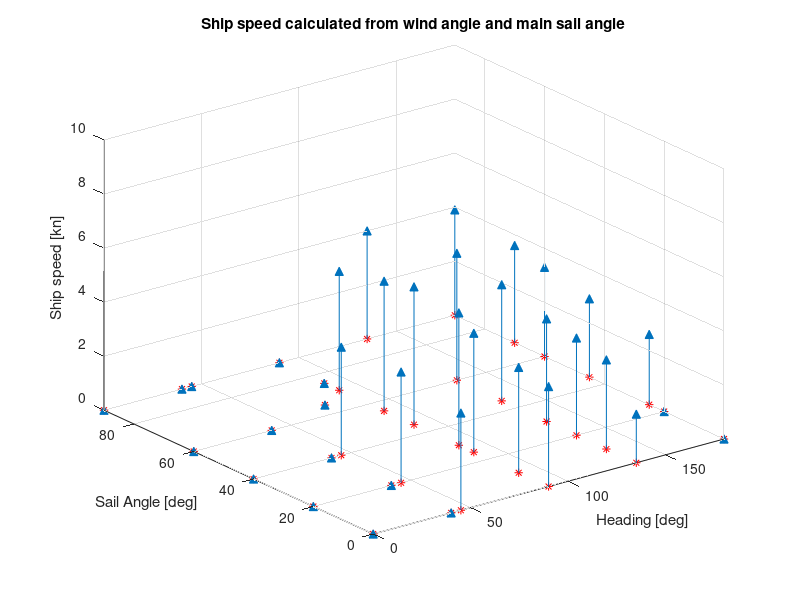
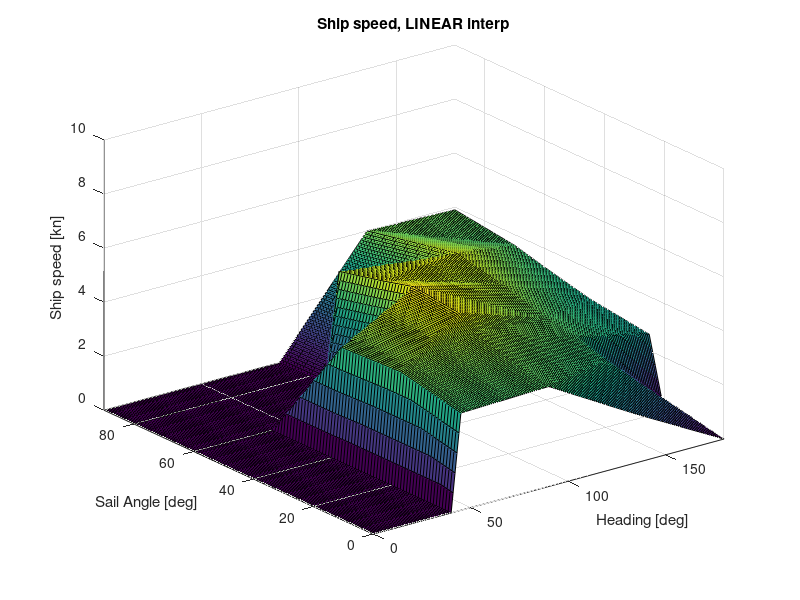

These charts were generated, in order, by the following MATLAB code: (Note: this script raises an error after producing the figures.)
close all
clear
clc

%scattered data interpolation


%heading
X = [
0
0
0
0
0

40
40
40
40
40

45
45
45
45
%45


90
90
90
90
90
90
90
90
90

135
135
135
135
135
135
135

180
180
180
180
180
180
180

75%fabios correction point
]

%segel winkel
Y = [
    0
    20
    40
    60
    90
    
    0
    20
    40
    60
    90


    0
    20
    40
    %45
    90
    
    
    0
    10
    25
    30
    45
    55
    70
    75
    90
    
  0
  10
  20
  30
  45    
  60
  90
  
  0
  20
  25
  45
  60
  70
  90
  
  65%fabios correction point
  ]   

   

%Z are ship speed in knots
Z = [
    0
    0
    0
    0
    0
    
    0
    0
    0
    0
    0

    3.6
    4.1
    4
    %0
    0
    
    3.7
    3.9
    4.4
    4.9
    5.1
    4.8
    4.4
    0
    0
    
    
    1.8
    3.3
    3.6
    3.8
    4.3
    4.7
    4
    
    0    
    0
    2.6
    2.9
    3.3
    3.6
    3.9
    
    0%fabios correction point
    ]
   
figure(1);
hold on
plot3(X, Y, zeros(length(X),1), '*r')
grid
title('Ship speed calculated from wind angle and main sail angle');
xlabel('Heading [deg]'), ylabel('Sail Angle [deg]'), zlabel('Ship speed [kn]')
axis([0, 180, 0, 90, 0, 10]);
stem3(X,Y,Z,'^','fill')
view(322.5, 30);
hold off

% figure(2);
% hold on
% t = delaunay(X,Y);
% trisurf(t,X,Y, Z, 'FaceColor', [0.6875 0.8750 0.8984], 'FaceAlpha',0.9);
% view(322.5, 30);
% grid
% title('Ship speed, DELAUNAY intep');
% xlabel('Heading [deg]'), ylabel('Sail Angle [deg]'), zlabel('Ship speed [kn]')
% axis([0, 180, 0, 90, 0, 10]);
% hold off


figure(3)
[xi, yi] = meshgrid(0:1:180, 0:1:90);
zi = griddata(X,Y,Z, xi,yi, 'linear');
surf(xi,yi,zi);
title('Ship speed, LINEAR interp');
xlabel('Heading [deg]'), ylabel('Sail Angle [deg]'), zlabel('Ship speed [kn]')
axis([0, 180, 0, 90, 0, 10]);


figure(4)
[xi, yi] = meshgrid(0:1:180, 0:1:90);
zi = griddata(X,Y,Z, xi,yi, 'cubic');
surf(xi,yi,zi);
title('Ship speed, CUBIC interp');
xlabel('Heading [deg]'), ylabel('Sail Angle [deg]'), zlabel('Ship speed [kn]')
axis([0, 180, 0, 90, 0, 10]);



figure(5)
[xi, yi] = meshgrid(0:1:180, 0:1:90);
zi = griddata(X, Y ,Z, xi,yi, 'cubic');
H = fspecial('gaussian',[11 11], 500);
zismu = imfilter(zi, H, 'replicate');
zismu = imfilter(zismu, H, 'replicate');
zismu = imfilter(zismu, H, 'replicate');
surf(xi,yi,zismu);
title('Ship speed, SMOOTHED CUBIC interp');
xlabel('Heading [deg]'), ylabel('Sail Angle [deg]'), zlabel('Ship speed [kn]')
axis([0, 180, 0, 90, 0, 10]);



disp('wait while writing file');
%write out LUT in C# code
fid = fopen('LUT.txt', 'w');
fprintf(fid, '%s\r\n', 'float [,] L = new float[180,90];');
for x=1:181 
    for y=1:91
        fprintf(fid, '%s\r\n', ['L[' num2str(x) ',' num2str(y) ']=' num2str(zismu(y,x)) 'f;']);
    end
end
fclose(fid);
disp('ok');



            
            


